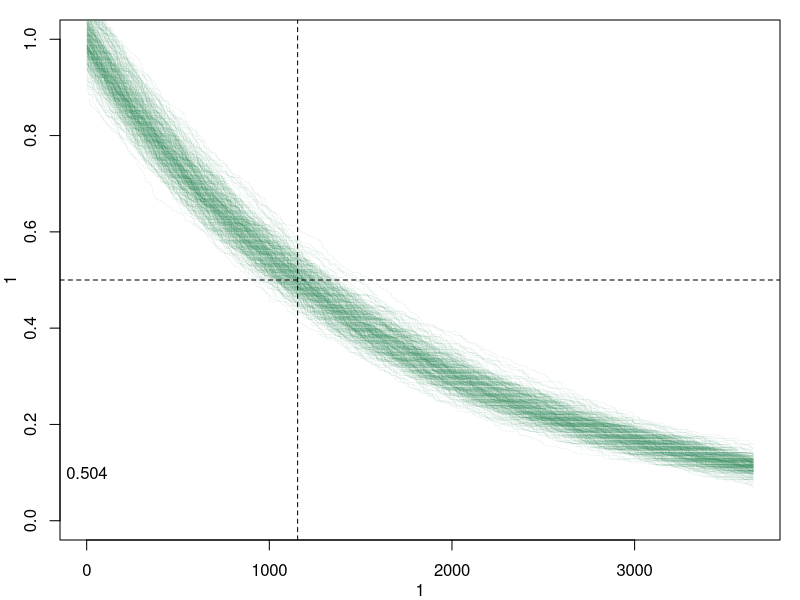

This figure's R source:

## Test PrEP adherence sim

sim <- function(med.dur = 365, cov = 0.25) {
  do.rate <- 1-(2^(-1/med.dur))

  pstat <- rbinom(1000, 1, cov)
  nprep <- sum(pstat == 1)

  nsteps <- 365 * 10

  for (i in 2:nsteps) {

    elig.stop <- which(pstat == 1)
    vec.stop <- rbinom(length(elig.stop), 1, do.rate)
    ids.stop <- elig.stop[which(vec.stop == 1)]
    if (length(ids.stop) > 0) {
      pstat[ids.stop] <- 0
    }
    nprep[i] <- sum(pstat == 1)
  }
  nprep <- nprep/(1000*cov)
  return(nprep)
}

med.dur <- 1155
cov <- 0.40
sims <- replicate(300, sim(med.dur = med.dur, cov = cov))

par(mar = c(3,3,1,1), mgp = c(2,1,0))
plot(x = 1, y = 1, type = "n", ylim = c(0, 1), xlim = c(0, 3650))
for (j in 1:ncol(sims)) {
  lines(sims[, j], lwd = 0.3, type = "s", col = adjustcolor("seagreen", alpha.f = 0.2))
}
abline(h = 0.5, v = med.dur, lty = 2)
text(1, 0.1, round(rowMeans(sims)[med.dur], 3))

1 - rowMeans(sims)[337]

med.dur
do.rate <- 1-(2^(-1/med.dur))
cdf <- 1-(1-do.rate)^365
cdf

1-(1-(1-2^(-1/365)))^337

# Black
1-(1-(1-2^(-1/406)))^337

# White
1-(1-(1-2^(-1/1155)))^337


